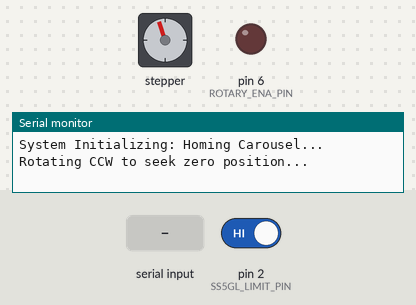
This sketch was run on a simulated Arduino Uno, built with avr-gcc and run on an emulated ATmega328P. On the bench: stepper motor, output pins drawn as LEDs (lit = HIGH), the last lines printed to the serial monitor. The test bench sets the inputs (shaded band); at power-on: pin 2 (SS5GL_LIMIT_PIN) HIGH. Stepper angles assume 1600 steps per turn.

Above: at 0.8 s.
0.9 s: pin 2 (SS5GL_LIMIT_PIN) driven LOW
2.4 s: "N" received over Serial
At 2.52 s:
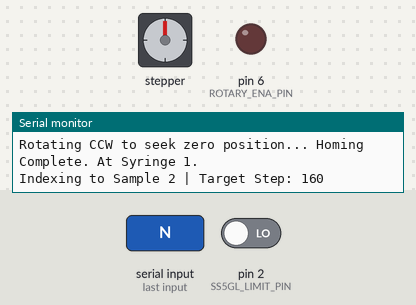
At 6.3 s:
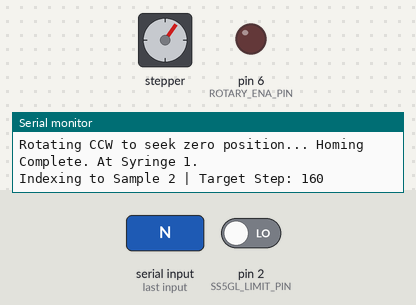
Timing chart, 0 to 7.8 s (numbered marks = the images above; inputs shaded):
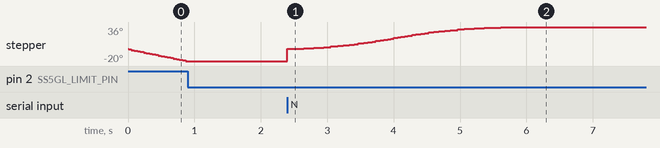

Measured:
- after the input at 0.9 s, stepper: stops changing and stays -20°
- after the input at 2.4 s, stepper: turns 56° clockwise in 3.2 s, starting at once

The sketch:

Carousel-Rotation-Test-Code-V2.ino
```cpp
#include <AccelStepper.h>

// --- Configurable Pin Definitions ---
#define ROTARY_STEP_PIN 4    // To TB6600 PUL+(Step)
#define ROTARY_DIR_PIN 5     // To TB6600 DIR+(Direction)
#define ROTARY_ENA_PIN 6     // To TB6600 ENA+(Enable)
#define SS5GL_LIMIT_PIN 2    // To SS-5GL 'NO' Terminal (COM to GND)

// --- System Constants ---
const int TOTAL_SAMPLES = 10;
const int STEPS_PER_REV = 1600; // TB6600 set to 1/8 Microstepping
const int STEPS_PER_INDEX = STEPS_PER_REV / TOTAL_SAMPLES; // 160 Steps

int currentSampleCount = 0; // Tracks filled syringes (0 to 10)

// Initialize Stepper (Type 1 = Dedicated Driver Board)
AccelStepper carouselStepper(AccelStepper::DRIVER, ROTARY_STEP_PIN, ROTARY_DIR_PIN);

void setup() {
  Serial.begin(115200);

  // 1. Hardware Pin Configuration
  pinMode(ROTARY_ENA_PIN, OUTPUT);
  pinMode(SS5GL_LIMIT_PIN, INPUT_PULLUP); // HIGH by default, LOW when triggered

  digitalWrite(ROTARY_ENA_PIN, LOW); // Enable TB6600 (active LOW standard)

  // 2. Motor Dynamics Configuration
  carouselStepper.setMaxSpeed(100.0);      // Max speed in steps/sec
  carouselStepper.setAcceleration(50.0);  // Smooth acceleration/deceleration curve

  // 3. System Calibration
  Serial.println("System Initializing: Homing Carousel...");
  homeCarousel();
}

void loop() {
  // --- Test Interface ---
  // Send 'N' via Serial Monitor to simulate loading the next syringe
  if (Serial.available() > 0) {
    char cmd = Serial.read();
    if (cmd == 'N' || cmd == 'n') {
      advanceToNextSyringe();
    }
  }

  // Critical: Must be called continuously to process non-blocking movement
  carouselStepper.run();
}

// --- Core Functions ---

void homeCarousel() {
  Serial.print("Rotating CCW to seek zero position... ");

  // Move in negative direction (Counter-Clockwise) at a safe, constant speed
  carouselStepper.setSpeed(-150);

  // Poll the SS-5GL limit switch
  while (digitalRead(SS5GL_LIMIT_PIN) == HIGH) {
    carouselStepper.runSpeed(); // Blocking move bypassing acceleration
  }

  // Switch triggered (LOW)
  carouselStepper.setSpeed(0);
  carouselStepper.setCurrentPosition(0); // Set this physical location as Absolute 0

  currentSampleCount = 0; // Ready at Position 1
  Serial.println("Homing Complete. At Syringe 1.");
}

void advanceToNextSyringe() {
  // Prevent commands while the motor is already in motion
  if (carouselStepper.distanceToGo() != 0) {
    return;
  }

  if (currentSampleCount < TOTAL_SAMPLES - 1) {
    currentSampleCount++;

    // Calculate the absolute step position for the target syringe
    long targetAbsolutePosition = currentSampleCount * STEPS_PER_INDEX;

    Serial.print("Indexing to Sample ");
    Serial.print(currentSampleCount + 1);
    Serial.print(" | Target Step: ");
    Serial.println(targetAbsolutePosition);

    carouselStepper.moveTo(targetAbsolutePosition);
  } else {
    Serial.println("Action Denied: All 10 samples collected. Carousel full.");
  }
}
```
